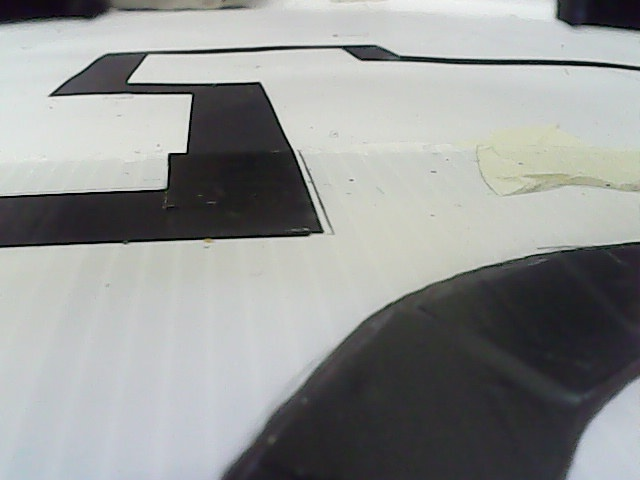
#> input picture deprecated_pi_stuff/pi/stupid tile.jpg, 640 x 480 px, given in place of the camera
$ python testpureblacklt.py
#> lines starting #> are read from the running program, lines starting #| are printed output that depends on the picture; after the words box and inside, x2 and y2 are one past the last pixel; in counts of white or black regions, pixels touching at a corner belong together
### MultiThread.py
import cv2
from threading import Thread

class WebcamStream:

    def __init__(self, stream_id = 0):
#> called with stream_id = 0
        self.stream_id = stream_id
        print(self.stream_id)
        self.vcap = cv2.VideoCapture(self.stream_id)

        if self.vcap.isOpened() is False:
            print('[Exiting]: Error accessing webcam stream. (MultiThread)')
            exit(0)

        #print fps
        # fps_input_stream = int(self.vcap.get(5))
        # print('FPS of input stream:', fps_input_stream)

        #reading a single frame from vcap stream for initialisation
        self.grabbed, self.frame = self.vcap.read()
#> self.frame is the input picture: shape (480, 640, 3); mean B, G, R 148.8, 149.9, 147.8
        if self.grabbed is False:
            print('[Exiting]: No more frames to read.')
            exit(0)
        #self.stopped is initialised to False
        self.stopped = True
        #thread instantiation
        self.t = Thread(target=self.update, args=())
        self.t.daemon = True #daemon threads run in the background

    def start(self):
        self.stopped = False
        self.t.start()

    def update(self):
        while True:
            if self.stopped is True:
                break
            self.grabbed, self.frame = self.vcap.read()
            if self.grabbed is False:
                print('[Exiting]: No more frames to read.')
                self.stopped = True
                break
        self.vcap.release()

    def read(self):
        return self.frame

    def stop(self):
        self.stopped = True

### deprecated_pi_stuff/pi/testpureblacklt.py
import cv2
from MultiThread import WebcamStream
import serial
import numpy as np
# import struct
# from time import sleep
import math

#* CAMERA
lt_stream = WebcamStream(stream_id=0)
lt_stream.start()
lt_frame = lt_stream.read()
width, height_org = lt_frame.shape[1], lt_frame.shape[0]
#> width = 640; height_org = 480
print("Line track camera width:", width, "Camera height:", height_org)
#| Line track camera width: 640 Camera height: 480

crop_h_bw = 93
height = height_org - crop_h_bw
#> height = 387
# cam_x = width/2 #-1 to bias robot to the right
# cam_y = height - 1
# print(f"Line track image centred on ({cam_x}, {cam_y})")

#* SERIAL
ser = serial.Serial("/dev/ttyS0", 9600) #TODO

#* IMAGE PROCESSING
# l_black = 0
u_black = 90

x_com = np.tile(np.linspace(-1., 1., width), (height, 1)) #reps is (outside, inside)
y_com = np.array([[i] * width for i in np.linspace(1., 1/height, height)]) #1/height is just to save pixels
x_com_scale = ((1-y_com) ** 0.6)
x_com *= x_com_scale

#* BOT CONFIGURATIONS
rpm = 100
kp = 1.5

while True:
    if lt_stream.stopped:
        break

    #* IMAGE SETUP
    frame_org = lt_stream.read()
    frame_crop4gray = frame_org[crop_h_bw:height_org, :]
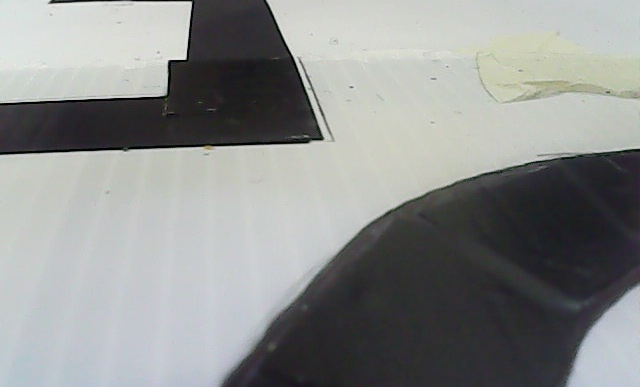
#> frame_crop4gray: shape (387, 640, 3); mean B, G, R 142.1, 143.4, 141.4
    frame_gray = cv2.cvtColor(frame_crop4gray, cv2.COLOR_BGR2GRAY) #? didnt crop bottom

    black_mask = cv2.inRange(frame_gray, 0, u_black)
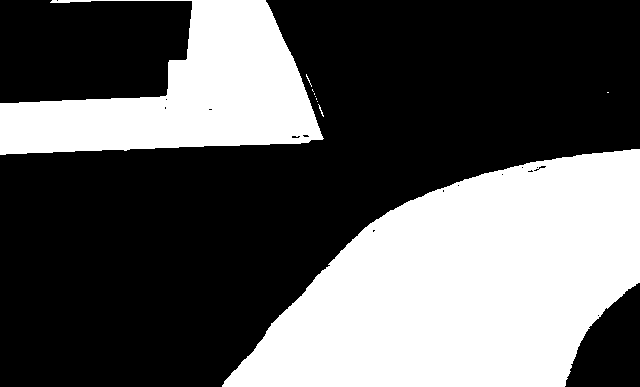
#> black_mask: shape (387, 640); 36.9% white; 10 white regions (8 under 20 px), largest, box (x1, y1, x2, y2) and area: (222, 149, 640, 387) 65052, (0, 0, 324, 155) 26352
    # cv2.imshow('black frame', black_mask)
    #? Maybe needed, not critical
    # black_mask = cv2.erode(black_mask, kernel) #? maybe try kernel
    # black_mask = cv2.dilate(black_mask, kernel)
    y_black = cv2.bitwise_and(y_com, y_com, mask = black_mask)
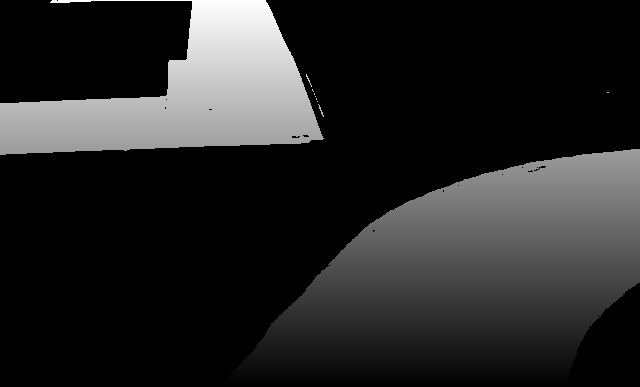
#> y_black: shape (387, 640) float64; min 0, max 1, mean 0.15
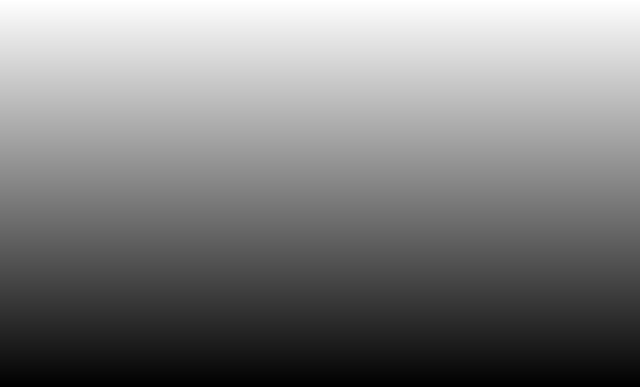
#> y_com: shape (387, 640) float64; min 0.00258, max 1, mean 0.501
    x_black = cv2.bitwise_and(x_com, x_com, mask = black_mask)
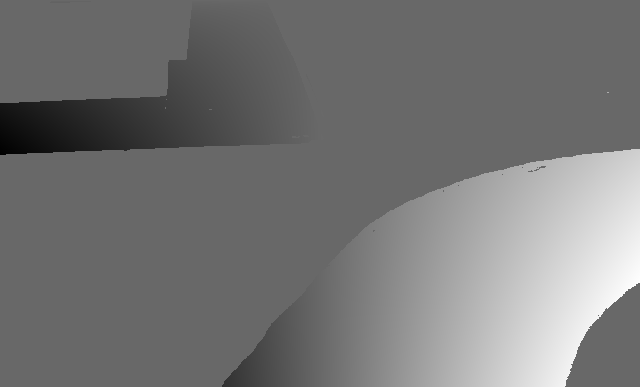
#> x_black: shape (387, 640) float64; min -0.575, max 0.827, mean 0.0754; drawn with min black and max white
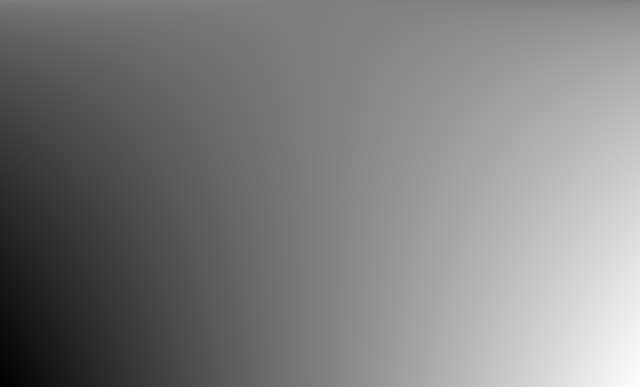
#> x_com: shape (387, 640) float64; min -0.998, max 0.998, mean 9.24e-18; drawn with min black and max white
    # cv2.imshow("yframe", y_black)
    # cv2.imshow("xframe", x_black)

    #* LINETRACK
    #? Consider accounting for line gap later on
    y_resultant = np.mean(y_black)
#> y_resultant = 0.15
    x_resultant = np.mean(x_black)
#> x_resultant = 0.0754

    angle = 90 - (math.atan2(y_resultant, x_resultant) * 180/math.pi) if y_resultant != 0 else 0
#> angle = 26.62
    pidangle = angle * kp
#> pidangle = 39.93

    # print(y_resultant, x_resultant)

    if pidangle > 90:
        pidangle = 90
    elif pidangle < -90:
        pidangle = -90

    rotation = int(pidangle) + 90
#> rotation = 129
    # print(rotation)

    #* SEND DATA
    to_pico = [255, rotation, 254, rpm] #!choose speed = float or 0-100
#> to_pico = [255, 129, 254, 100]
    ser.write(to_pico) #TODO

    key = cv2.waitKey(1)
#> (key q is pressed here)
    if key == ord('q'):
        break

lt_stream.stop()
cv2.destroyAllWindows()
